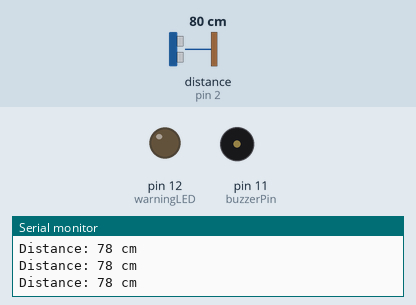
Bench run of a sketch on a simulated Arduino Uno, built with avr-gcc and run on an emulated ATmega328P. On the bench: output pins drawn as LEDs (lit = HIGH), buzzer (waves = sounding), the last lines printed to the serial monitor. Wiring (inferred from the names in the program): ultrasonic range finder: trigger pin 3; echo pin 2. The test bench sets the inputs (shaded band); at power-on: distance to the obstacle (sensor on pin 2) 80 cm. The echo pulse lasts 58.3 µs per cm; pins used as bus, display or sensor lines are not drawn.

Above: at 1.2 s.
1.3 s: distance to the obstacle (sensor on pin 2) set to 2 cm
At 1.5 s:
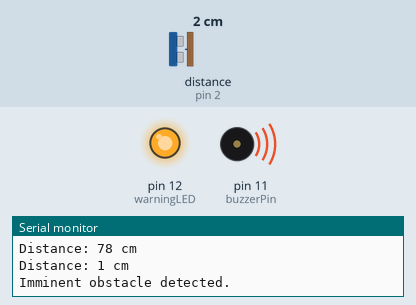
4.3 s: distance to the obstacle (sensor on pin 2) set to 9 cm
At 4.8 s:
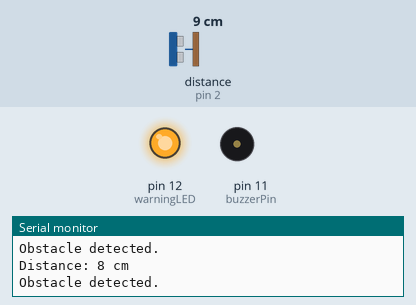
7.3 s: distance to the obstacle (sensor on pin 2) set to 18 cm
At 7.92 s:
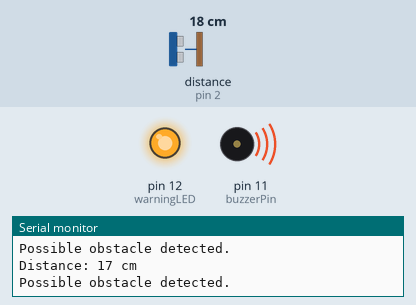
Timing chart, 0 to 15.3 s (numbered marks = the images above; inputs shaded):
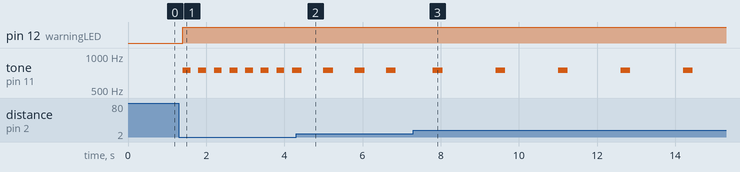

The sketch:

rabcar.ino
```cpp
const byte trigPin = 3, echoPin = 2;
const byte buzzerPin = 11;
const byte warningLED = 12;
long distance, duration;
double previousMillis = 0;
double previousBuzzerMillis = 0;
short intervalMillis = 200;
short buzzerInterval = 0;
bool buzzerState = false;

void setup() {
  pinMode(trigPin, OUTPUT);
  pinMode(echoPin, INPUT);
  pinMode(buzzerPin, OUTPUT);
  pinMode(warningLED, OUTPUT);
  Serial.begin(9600);
}

void loop() {
  // Use of non-blocking delay
  if (millis() - previousMillis >= intervalMillis) {
    previousMillis += intervalMillis;
    delayMicroseconds(2);
    digitalWrite(trigPin, HIGH);
    delayMicroseconds(10);
    digitalWrite(trigPin, LOW);
    duration = pulseIn(echoPin, HIGH, 20000UL);
    distance = duration * 0.034 / 2;
    Serial.print("Distance: ");
    Serial.print(distance);
    Serial.println(" cm");
    detectObstacle();
  }
}

void detectObstacle() {
  if (distance > 25 || distance <= 0) {
    noTone(buzzerPin);
    digitalWrite(warningLED, LOW);
    return;
  }
  else if (distance <= 5) {
    Serial.println("Imminent obstacle detected.");
  }
  else if (distance <= 10) {
    Serial.println("Obstacle detected.");
  }
  else if (distance <= 25) {
    Serial.println("Possible obstacle detected.");
  }
  if (distance < 25) {
    digitalWrite(warningLED, HIGH);
  }

  buzzerInterval = map(distance, 0, 25, 25, 1000);
  buzzerInterval = constrain(buzzerInterval, 25, 1000);

  if (millis() - previousBuzzerMillis >= buzzerInterval) {
    previousBuzzerMillis = millis();
    buzzerState = !buzzerState;

    if (buzzerState) {

      tone(buzzerPin, 750, 250);
    } else {
      noTone(buzzerPin);
    }

  }
}
```

Measured:
- after the input at 1.3 s, pin 12 (warningLED): LOW → HIGH after 0.10 s; tone on pin 11 (buzzerPin): alternates 750 Hz for 0.20 s and silent for 0.20 s, starting after 0.10 s
- after the input at 4.3 s, tone on pin 11 (buzzerPin): alternates 750 Hz for 0.25 s and silent for 0.55 s, starting after 0.15 s
- after the input at 7.3 s, tone on pin 11 (buzzerPin): alternates 750 Hz for 0.25 s and silent for 1.4 s, starting after 0.50 s
